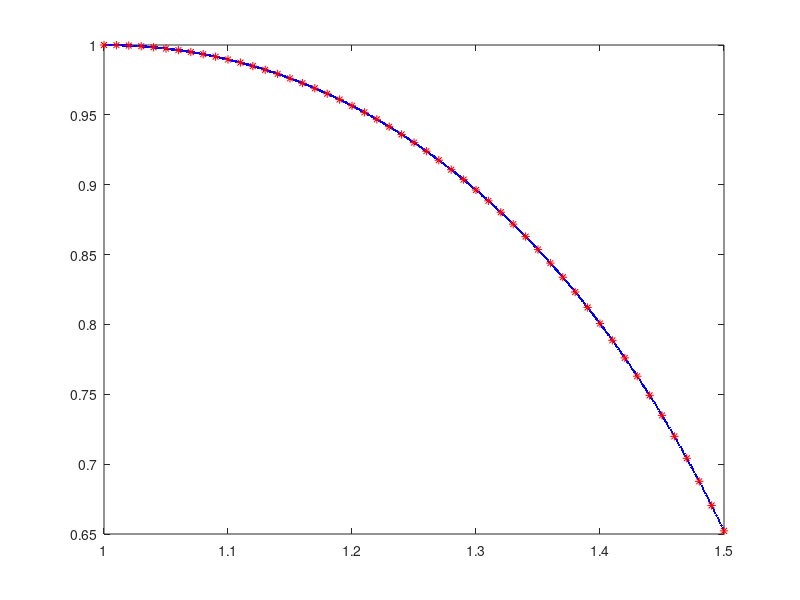

Recreate this plot in MATLAB.
function odeRK()
    plotsoln();
    rnge = [1, 1.5];
    y0 = 1;
    [X, Y] = RKMethod(@ode1, y0, rnge);
    hold on; plot(X, Y, '*r');
end

function [X, Y] = RKMethod(dydx, y0, xspan)
    X = xspan(1):0.01:xspan(2);
    Y = zeros(size(X));
    Y(1) = y0;
    
    for i = 1:length(X)-1
        % Update y using Runge-Kutta method
        k1 = 0.01 * dydx(X(i), Y(i));
        k2 = 0.01 * dydx(X(i) + 0.01/2, Y(i) + k1/2);
        k3 = 0.01 * dydx(X(i) + 0.01/2, Y(i) + k2/2);
        k4 = 0.01 * dydx(X(i) + 0.01, Y(i) + k3);
        
        Y(i+1) = Y(i) + (k1 + 2*k2 + 2*k3 + k4)/6;
    end
end


function dydx = ode1(x, y)
    dydx = (y.^2 - x.^2)/(x*y);
end

function plotsoln()
    clear all; clc; close all

    rnge = 1:0.001:1.5;
    y = rnge.*sqrt(1-2*log(rnge));
    plot(rnge, y, '.b');
end